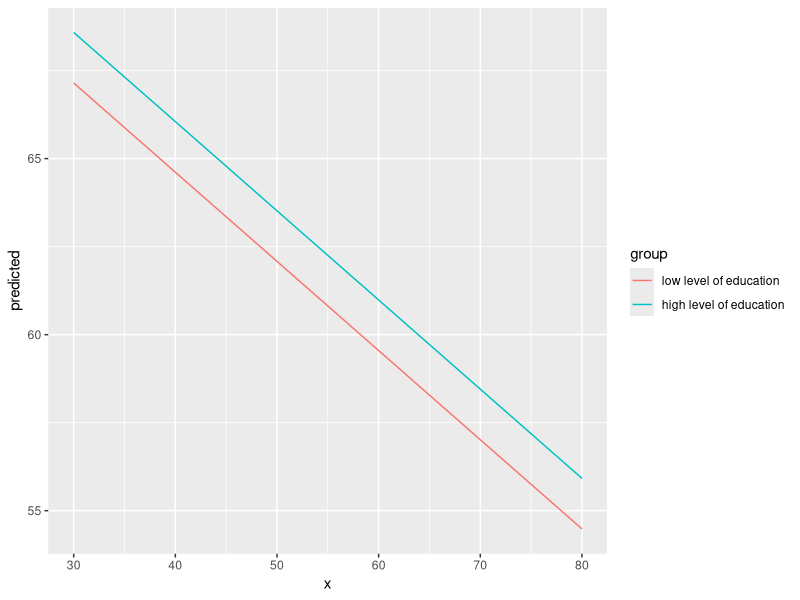
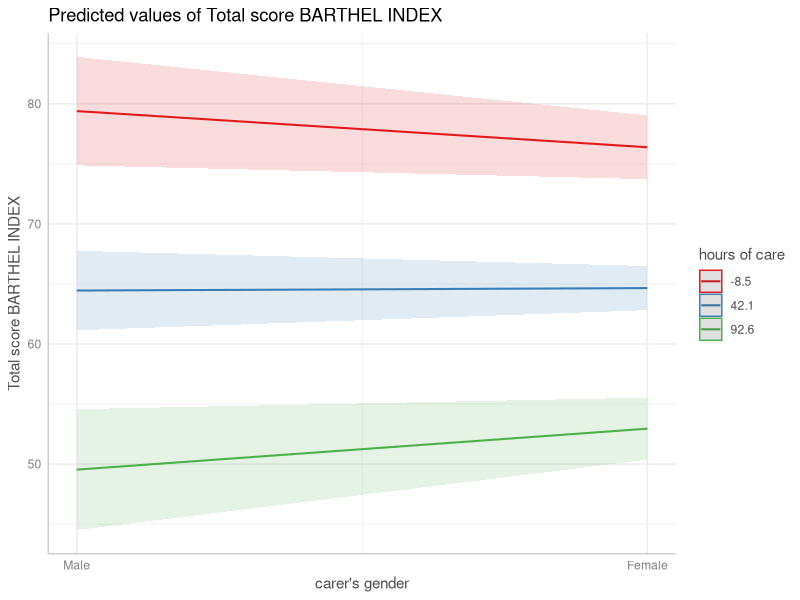
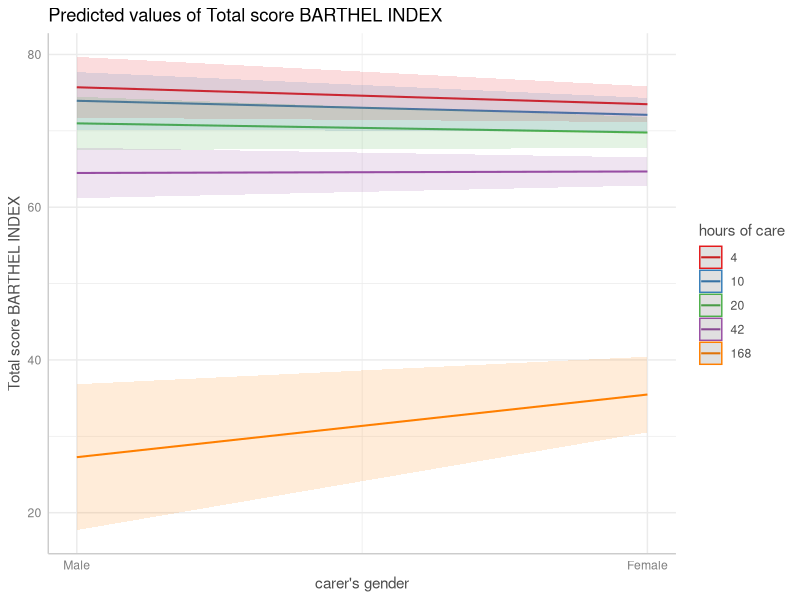
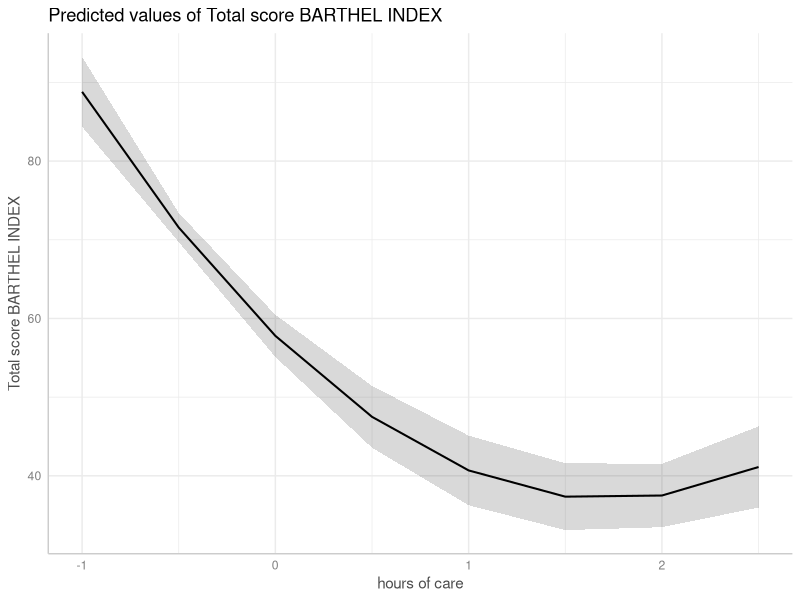
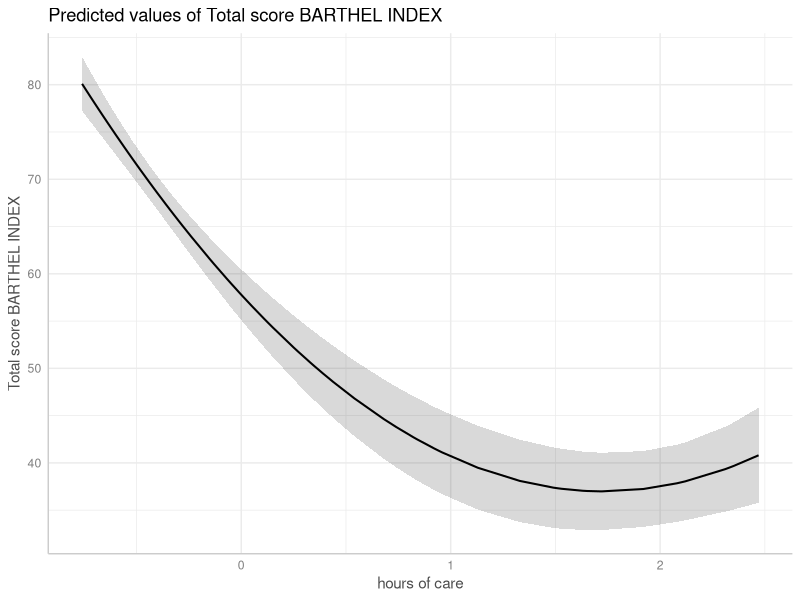
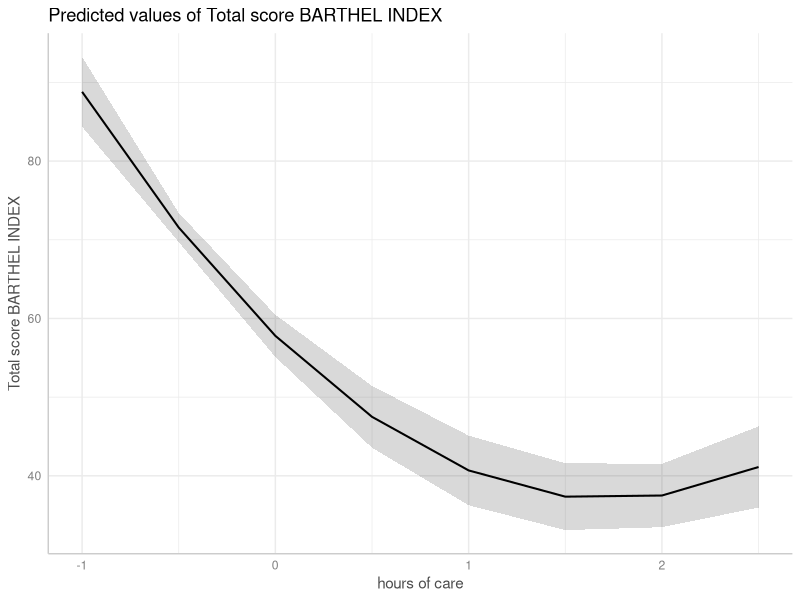
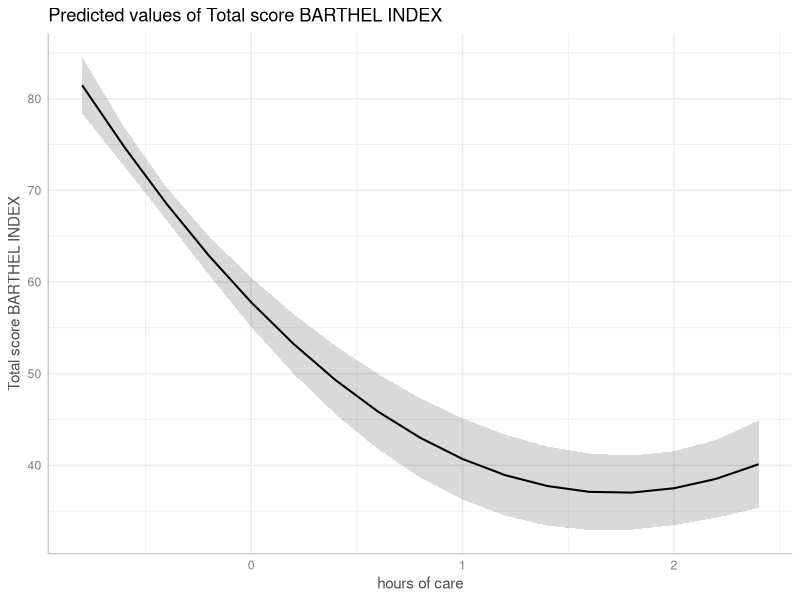
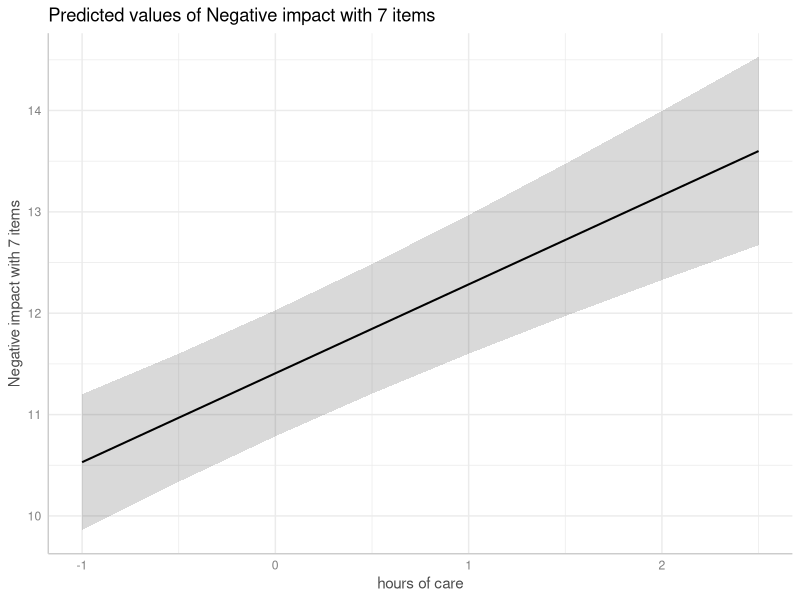

The R script that drew these images, in order: (Note: this script raises an error after producing the figures.)
## ---- chunk 1
knitr::opts_chunk$set(collapse = TRUE, comment = "#>", dev = "png", fig.width = 7, fig.height = 4, message = FALSE, warning = FALSE)
options(width = 800)
## ---- chunk 2
library(ggeffects)
library(ggplot2)
data(efc)
fit <- lm(barthtot ~ c12hour + neg_c_7 + c161sex + c172code, data = efc)

mydf <- ggpredict(fit, terms = c("c12hour [30:80]", "c172code [1,3]"))
mydf
ggplot(mydf, aes(x, predicted, colour = group)) + geom_line()
## ---- chunk 3
data(mtcars)
mpg_model <- lm(mpg ~ log(hp), data = mtcars)

# x-values and predictions based on the log(hp)-values
ggpredict(mpg_model, "hp")

# x-values and predictions based on hp-values from 50 to 150
ggpredict(mpg_model, "hp [50:150]")
## ---- chunk 4
data(efc)
# short variable label, for plot
attr(efc$c12hour, "label") <- "hours of care"
fit <- lm(barthtot ~ c12hour * c161sex + neg_c_7, data = efc)

mydf <- ggpredict(fit, terms = c("c161sex", "c12hour [meansd]"))
plot(mydf)

mydf <- ggpredict(fit, terms = c("c161sex", "c12hour [quart]"))
plot(mydf)
## ---- chunk 5
# x-values and predictions based on exponentiated hp-values
ggpredict(mpg_model, "hp [exp]")
## ---- chunk 6
library(sjmisc)
library(sjlabelled)
library(lme4)
data(efc)

efc$c12hour <- std(efc$c12hour)
efc$e15relat <- as_label(efc$e15relat)

m <- lmer(
  barthtot ~ c12hour + I(c12hour^2) + neg_c_7 + c160age + c172code + (1 | e15relat), 
  data = efc
)

me <- ggpredict(m, terms = "c12hour")
plot(me)
## ---- chunk 7
me <- ggpredict(m, terms = "c12hour [all]")
plot(me)
## ---- chunk 8
me <- ggpredict(m, terms = "c12hour [n=5]")
plot(me)
## ---- chunk 9
me <- ggpredict(m, terms = "c12hour [n=20]")
plot(me)
## ---- chunk 10
data(mtcars)
mpg_model <- lm(mpg ~ log(hp) + disp, data = mtcars)

# "disp" is hold constant at its mean
ggpredict(mpg_model, "hp [exp]")

# "disp" is hold constant at value 200
ggpredict(mpg_model, "hp [exp]", condition = c(disp = 200))
## ---- chunk 11
library(sjlabelled)
library(lme4)
data(efc)
efc$e15relat <- as_label(efc$e15relat)
m <- lmer(neg_c_7 ~ c12hour + c160age + c161sex + (1 | e15relat), data = efc)
me <- ggpredict(m, terms = "c12hour")
plot(me)
## ---- chunk 12
me <- ggpredict(m, terms = c("c12hour"), type = "re")
plot(me)
## ---- chunk 13
me <- ggpredict(m, terms = c("c12hour", "e15relat"), type = "re")
plot(me)
## ---- chunk 14
me <- ggpredict(m, terms = c("c12hour", "e15relat [child,sibling,cousin]"), type = "re")
plot(me)
## ---- chunk 15
data("sleepstudy")
m <- lmer(Reaction ~ Days + (1 + Days | Subject), data = sleepstudy)
me <- ggpredict(m, terms = c("Days", "Subject [sample=8]"), type = "re")
plot(me)
